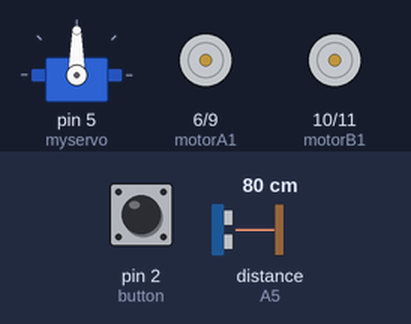
The sketch below on a simulated Arduino Uno, built with avr-gcc and run on an emulated ATmega328P. On the bench: servo, motor-driver pin pairs drawn as motors (green arrow = first pin HIGH = forward, orange = second pin HIGH = backward, longer = more drive). The inputs (shaded band) are chosen by the test bench; at power-on: pin 2 (button) HIGH, distance to the obstacle (sensor on A5) 80 cm. The echo pulse lasts 58.3 µs per cm.

Above: at 1.2 s.
1.3 s: pin 2 (button) pulled LOW for 3.2 s
At 5.6 s:
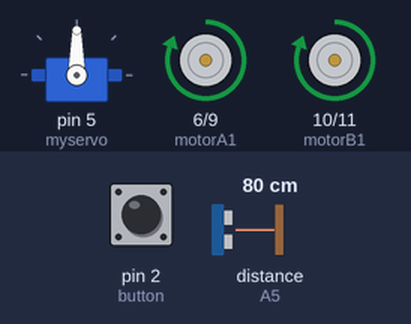
6.3 s: distance to the obstacle (sensor on A5) set to 12 cm
7.8 s: distance to the obstacle (sensor on A5) set to 9 cm
At 7.95 s:
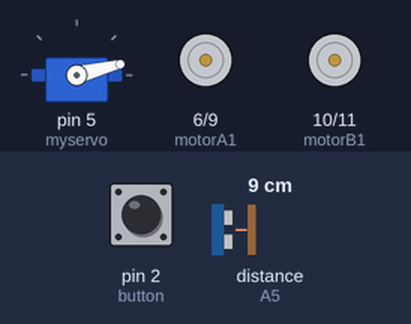
10.8 s: distance to the obstacle (sensor on A5) set to 18 cm
At 11.64 s:
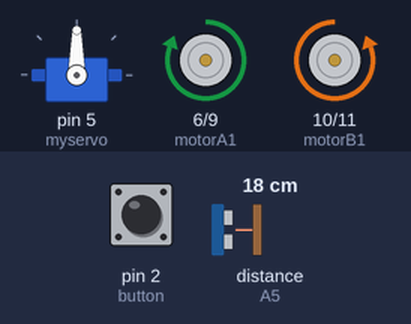
13.3 s: distance to the obstacle (sensor on A5) set to 2 cm
At 13.75 s:
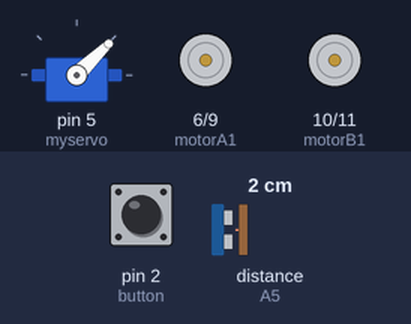
16.3 s: distance to the obstacle (sensor on A5) set to 4 cm
At 18.09 s:
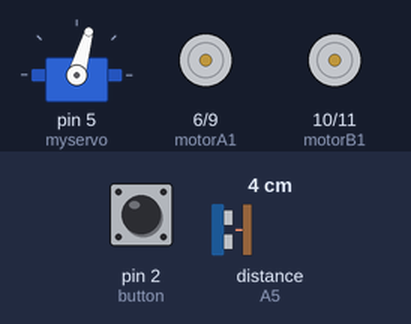
Timing chart, 0 to 23.6 s (numbered marks = the images above; inputs shaded):
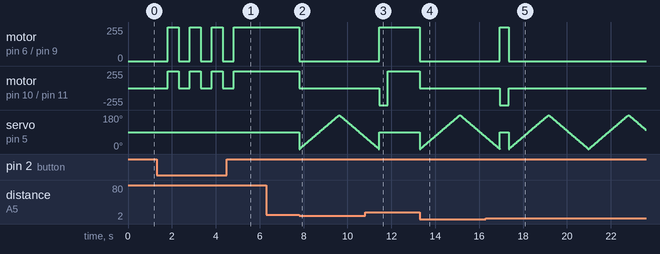

The sketch:

code22.1.ino
```cpp
//Libraries

#include <Servo.h>
#include "Ultrasonic.h"

//Constants
const int button = 2;

//motor A positive (+) pin to pin 6 (PWM) (from L298 module!)
const int motorA1 = 6;

//motor A negative (-) pin to pin 9 (PWM)
const int motorA2= 9;

//motor B positive (+) pin to pin 10 (PWM)
const int motorB1=10;

//motor B negative (-) pin to pin 11 (PWM)
const int motorB2=11;

//Create Ultrsonic object ultrasonic(trig pin,echo pin)
Ultrasonic ultrasonic(A4 ,A5);

//Create Servo object to control a servo
Servo myservo;

/*    variables
***************************/

//Variable to store distance from an object
int distance;

int checkRight;
int checkLeft;
int function = 0;

//Variable to store the state of the button. By default '0'
int buttonState=0;

//Variable to store the servo position. By default 90 degrees. sensor will 'look' forward
int pos=90;

//Useful flag to keep the button state when button is released
int flag=0;


void setup()
{
  myservo.attach(5);
  myservo.write(pos);
  pinMode(button, INPUT_PULLUP);
  pinMode(motorA1,OUTPUT);
  pinMode(motorA2,OUTPUT);
  pinMode(motorB1,OUTPUT);
  pinMode(motorB2,OUTPUT);

}

void loop()
{
  //Check button state
  buttonState = digitalRead(button);
  unsigned long currentMillis = millis(); //counting...

    //Change main function (stoped/running) when button is pressed

    if (buttonState == LOW)  //If button is pressed once...
    {
      delay(500);

      if ( flag == 0)
      {
          function = 1;
          flag=1;             //change flag variable
      }
      else if ( flag == 1)    //If button is pressed twice
      {
        function = 0;
        flag=0;               //change flag variable again
      }
    }

  if (function == 0)  //If button is unpressed or pressed twice then:
  {
    //set servo 90 degress - sensor will look forward
    myservo.write(90);
    stop();         //robot remain stoped

  }
  else if (function == 1)  //If button is pressed then:
  {
    //Read distance...
    distance = ultrasonic.Ranging(CM); //Tip: Use 'CM' for centimeters
                                       //or 'INC' for inches

    //Check for objects...
    if (distance > 10)
      forward();

    else if (distance <=10)
    {
      stop(); //Object detected! Stop the robot and check left and right
              //for the better way out!

      //Start scanning...
      for(pos = 0; pos < 180; pos += 1)
      {
          //tell servo to go to position in variable 'pos'
          myservo.write(pos);

          //waits 10ms for the servo to reach the position
          delay(10);
      }


    checkLeft = ultrasonic.Ranging(CM);
    for(pos = 180; pos>=0; pos-=1)
    {
          myservo.write(pos);
          delay(10);
     }

     checkRight= ultrasonic.Ranging(CM);

     myservo.write(90);

     //Finally, take the right decision, turn left or right?
     if (checkLeft < checkRight)
     {
        left();
        delay(400);
     }
     else if (checkLeft > checkRight)
     {
         right();
         delay(400);
     }
     else if (checkLeft <=10 && checkRight <=10)  //The road is closed... go back and then left ;)
     {
              backward();
              left();
     }
    }
  }
}


void forward()
{
  digitalWrite(motorA1, HIGH);
  digitalWrite(motorA2, LOW);
  digitalWrite(motorB1, HIGH);
  digitalWrite(motorB2, LOW);
}

void backward()
{
  digitalWrite(motorA1, LOW);
  digitalWrite(motorA2, HIGH);
  digitalWrite(motorB1, LOW);
  digitalWrite(motorB2, HIGH);
}

void left()
{
  digitalWrite(motorA1, HIGH);
  digitalWrite(motorA2, LOW);
  digitalWrite(motorB1, LOW);
  digitalWrite(motorB2, HIGH);
}

void right()
{
  digitalWrite(motorA1, LOW);
  digitalWrite(motorA2, HIGH);
  digitalWrite(motorB1, HIGH);
  digitalWrite(motorB2, LOW);
}

void stop()
{
  digitalWrite(motorA1, LOW);
  digitalWrite(motorA2, LOW);
  digitalWrite(motorB1, LOW);
  digitalWrite(motorB2, LOW);
}
```

Measured:
- the behaviour switches between 11 and 10 cm on distance to the obstacle (sensor on A5) (found by bisection; images 1 and 2)
- after the input at 1.3 s, motor on pin 6 (motorA1) / pin 9 (motorA2), motor on pin 10 (motorB1) / pin 11 (motorB2): alternates forward 255/255 for 0.50 s and stopped for 0.51 s, 7 changes in all, then stays forward 255/255, starting after 0.51 s
- after the input at 6.3 s, every drawn part: stays the same
- after the input at 7.8 s, motor on pin 6 (motorA1) / pin 9 (motorA2), motor on pin 10 (motorB1) / pin 11 (motorB2): forward 255/255 → stopped at once
- after the input at 10.8 s, motor on pin 6 (motorA1) / pin 9 (motorA2): stopped → forward 255/255 after 0.64 s; motor on pin 10 (motorB1) / pin 11 (motorB2): stopped → backward 255/255 after 0.64 s, → forward 255/255 0.40 s later
- after the input at 13.3 s, motor on pin 6 (motorA1) / pin 9 (motorA2), motor on pin 10 (motorB1) / pin 11 (motorB2): forward 255/255 → stopped at once
- after the input at 16.3 s, motor on pin 6 (motorA1) / pin 9 (motorA2): stopped → forward 255/255 after 0.64 s, → stopped 0.40 s later; motor on pin 10 (motorB1) / pin 11 (motorB2): stopped → backward 255/255 after 0.64 s, → stopped 0.40 s later
